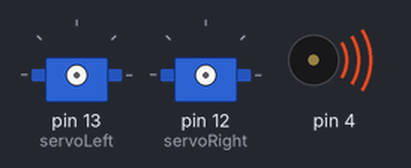
A sketch run on a simulated Arduino Uno, built with avr-gcc and run on an emulated ATmega328P. On the bench: 2 × servo, buzzer (waves = sounding).

Above: at 0.1 s.
At 1.1 s:
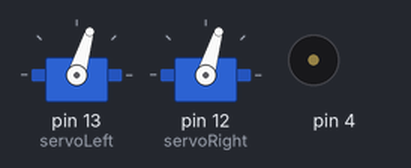
Timing chart, 0 to 2.6 s (numbered marks = the images above):
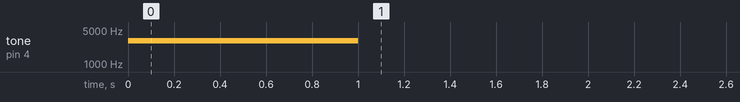

The sketch:

fowardtenseconds.ino
```cpp
// Robotics with the BOE Shield - ForwardThreeSeconds
// Make the BOE Shield-Bot roll forward for three seconds, then stop.

#include <Servo.h>                           // Include servo library

Servo servoLeft;                             // Declare left and right servos
Servo servoRight;

void setup()                                 // Built-in initialization block
{
  tone(4, 3000, 1000);                       // Play tone for 1 second
  delay(1000);                               // Delay to finish tone

  servoLeft.attach(13);                      // Attach left signal to pin 13
  servoRight.attach(12);                     // Attach right signal to pin 12

  // Full speed forward
//  servoLeft.writeMicroseconds(1700);         // Left wheel counterclockwise
//  servoRight.writeMicroseconds(1385);        // Right wheel clockwise
//  delay(10000);                               // ...for 10 seconds

  // Turn left in place 90 degree
  servoLeft.writeMicroseconds(1300);         // Left wheel clockwise
  servoRight.writeMicroseconds(1300);        // Right wheel clockwise
  delay(600);                                // ...for 0.6 seconds

//   // Turn right in place 90 degree
//  servoLeft.writeMicroseconds(1700);         // Left wheel clockwise
//  servoRight.writeMicroseconds(1700);        // Right wheel clockwise
//  delay(550);                                // ...for 0.6 seconds

  servoLeft.detach();                        // Stop sending servo signals
  servoRight.detach();
}

void loop()                                  // Main loop auto-repeats
{                                            // Empty, nothing needs repeating
}
```
